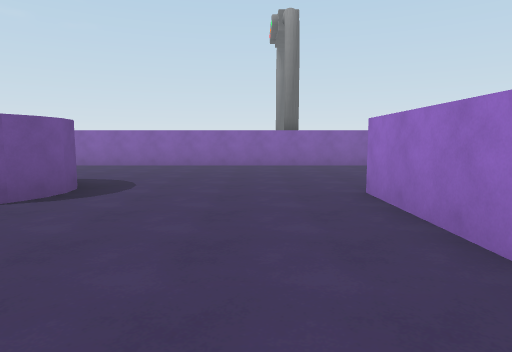
[1] (above)

24 first-person views from a walk through a scene from a Unity 3-D project. The camera is 1.4 m above the floor, tilts 6° down and sees 75° across. The floor is counted in squares, 2 m on a side. Each view is taken from the middle of a square. On the plan, view 1 faces up. The plan holds only what a view shows up to about 10 squares ahead; the rest is blank. The place goes on beyond the plan. The player character is not drawn.

[2]
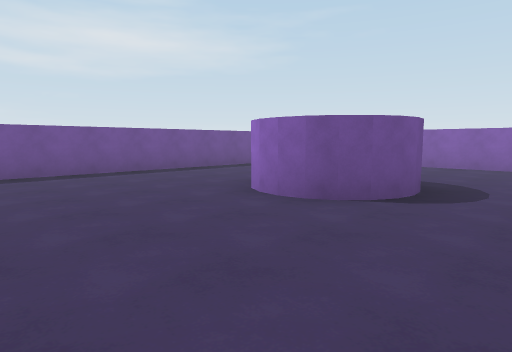

[3]
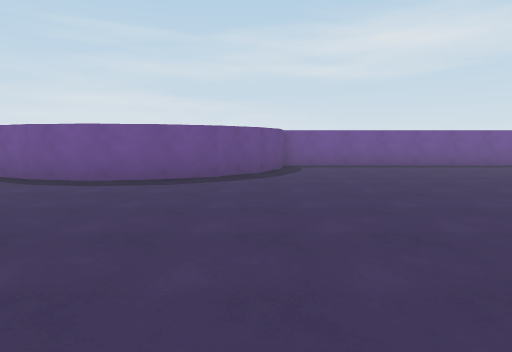

[4]
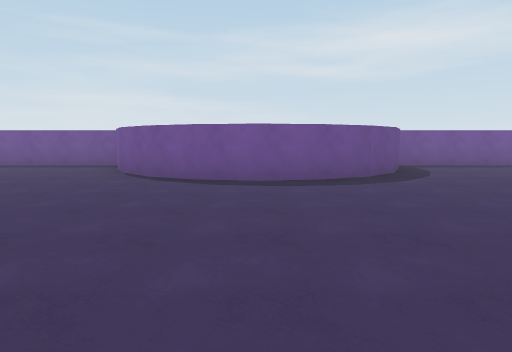

[5]
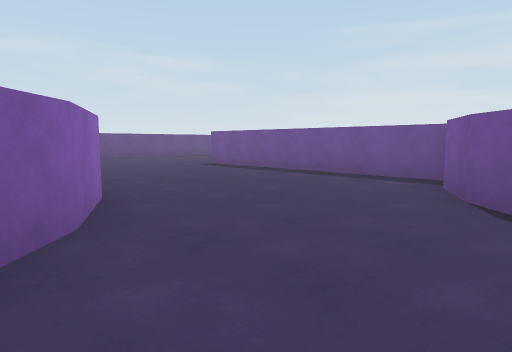

[6]
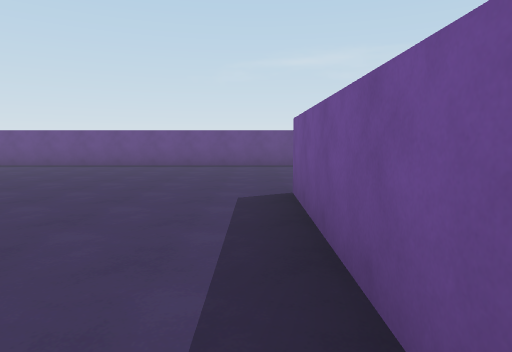

[7]
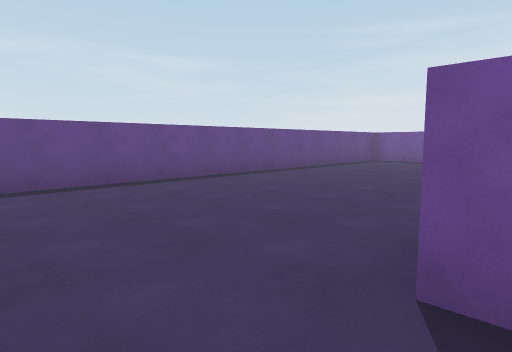

[8]
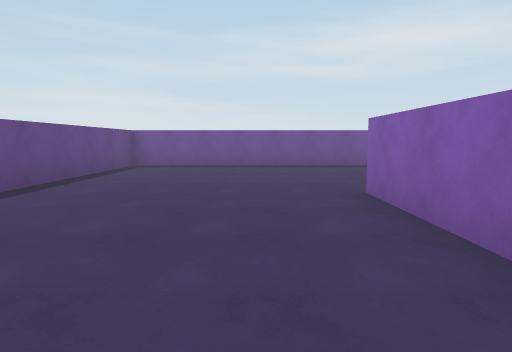

[9]
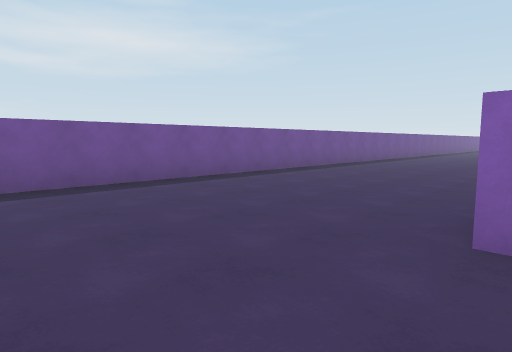

[10]
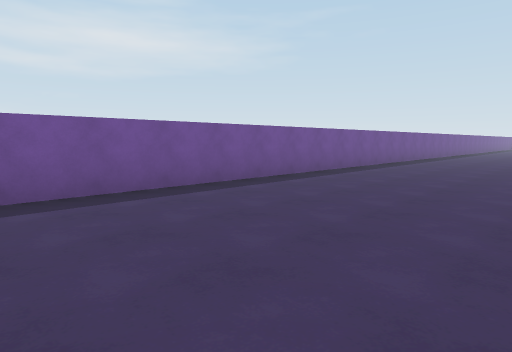

[11]
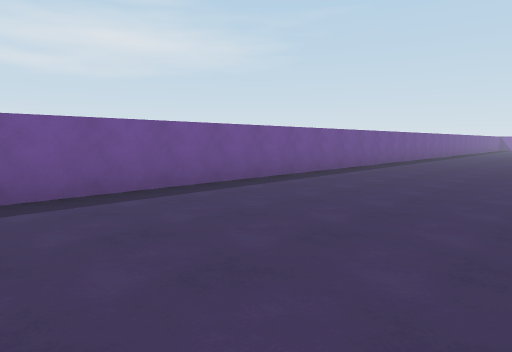

[12]
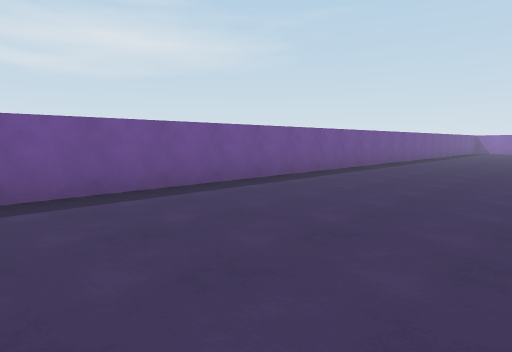

[13]
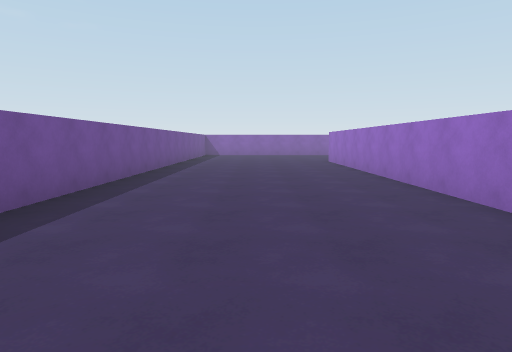

[14]
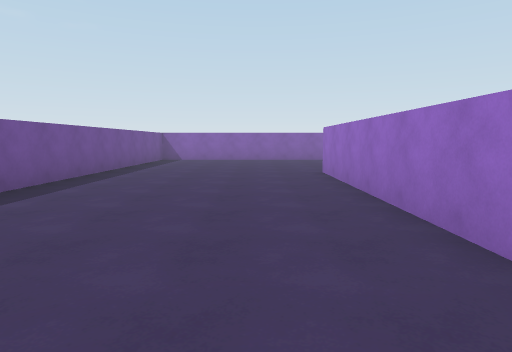

[15]
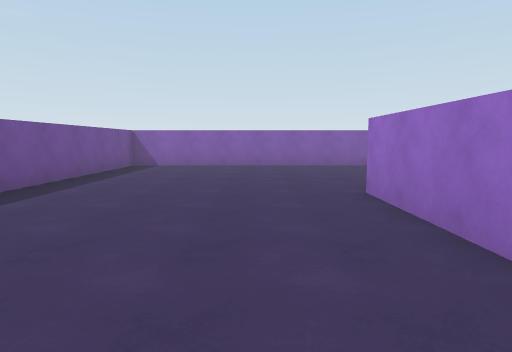

[16]
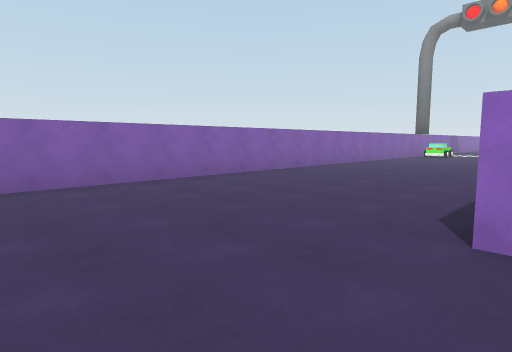

[17]
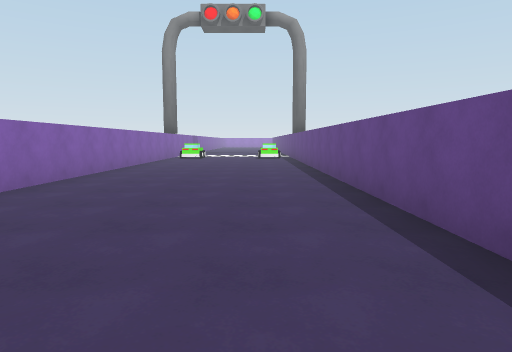

[18]
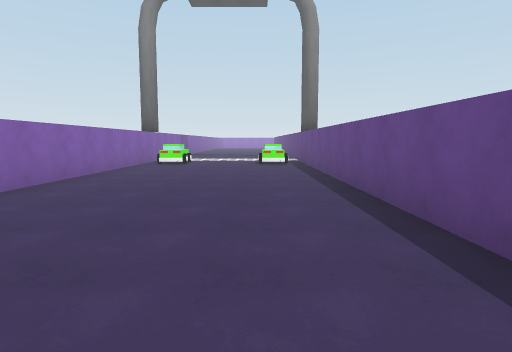

[19]
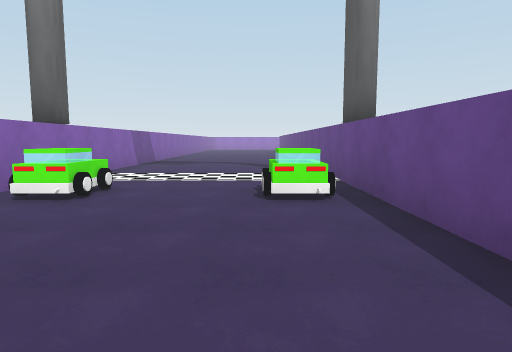

[20]
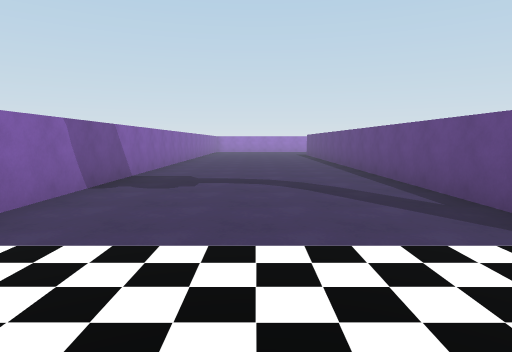

[21]
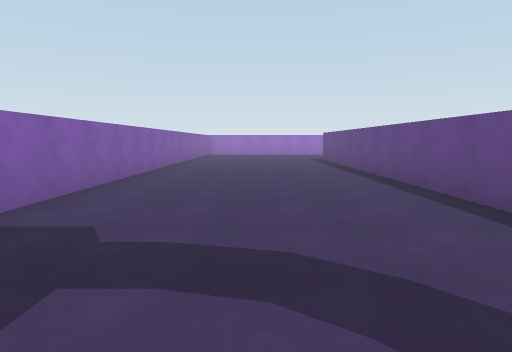

[22]
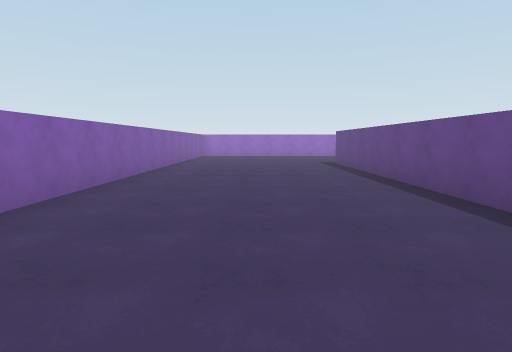

[23]
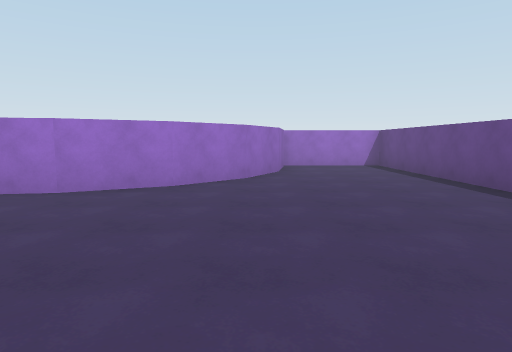

[24]
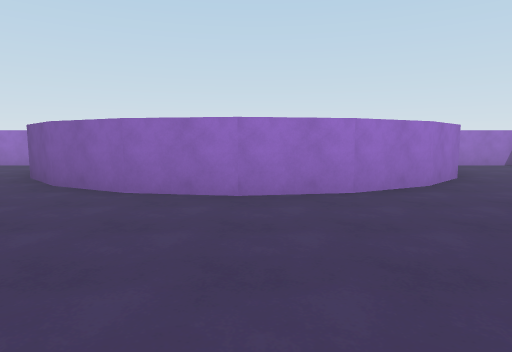

### Floor plan
Points are (right, up) in squares from view 1. A wall is a line through its corners. A room is listed if a view was taken in it or the views show most of it. See-through windows are left out.
Room 1 (views 1, 2, 3, 4, 5, 6, 7, 8, 9, 10, 11, 12, 13, 14, 15, 16, 17, 18, 19, 20, 21, 22, 23, 24)
walls: (-2.7, 3.9) (-3.2, 3.3); (-2.5, 4.3) (-2.9, 3.5); (-2.6, 4.8) (-2.6, 4.5) (-2.7, 3.6) (-3.4, 3.3) (-4, 3.2) (-4.5, 3.5); (1.5, 1.9) (1.5, 4.5); (1.5, -6.6) (1.5, -5.6); (-8.5, 6.8) (-8.5, -1.2) (-7.5, -1.4) (-6.4, -1.9) (-5.6, -2.7) (-5, -3.8) (-4.9, -4.9) (-5, -6.1) (-5.6, -7.1) (-6.4, -8) (-7.5, -8.5); (-8.5, -8.8) (-8.5, -15.5); (3.2, 9.5) (-5.1, 9.5); (-13.5, 6.1) (-13.5, 14.5); (-12.1, 14.5) (15.5, 14.5); (-10.9, -15.5) (-13.5, -15.5); (1, -17.7) (-0.3, -17.5) (-1.7, -16.8) (-2.8, -15.7) (-3.5, -14.3) (-3.8, -12.8) (-3.5, -11.2) (-2.8, -9.8) (-1.7, -8.7); (15.5, 19.5) (-18.5, 19.5) (-18.5, -20.5) (1.5, -20.5) (1.5, -17.8)
objects: car (-1, 15) to (-1, 16); car (-1, 19)

Where each view was taken, in squares from view 1:
view 1: 0 up, 0 right, facing up
view 2: 0 up, 1 left, facing up-left
view 3: 2 down, 1 right, facing left
view 4: 5 down, 1 right, facing left
view 5: 7 down, 2 left, facing down-left
view 6: 11 down, 8 left, facing down
view 7: 15 down, 7 left, facing down-left
view 8: 17 down, 9 left, facing left
view 9: 18 down, 13 left, facing up-left
view 10: 14 down, 14 left, facing up-left
view 11: 9 down, 14 left, facing up-left
view 12: 2 down, 14 left, facing up-left
view 13: 3 up, 16 left, facing up
view 14: 7 up, 15 left, facing up
view 15: 10 up, 15 left, facing up
view 16: 14 up, 16 left, facing up-right
view 17: 16 up, 14 left, facing right
view 18: 16 up, 11 left, facing right
view 19: 16 up, 5 left, facing right
view 20: 17 up, 0 right, facing right
view 21: 17 up, 4 right, facing right
view 22: 17 up, 6 right, facing right
view 23: 17 down, 8 left, facing right
view 24: 13 down, 8 left, facing right
